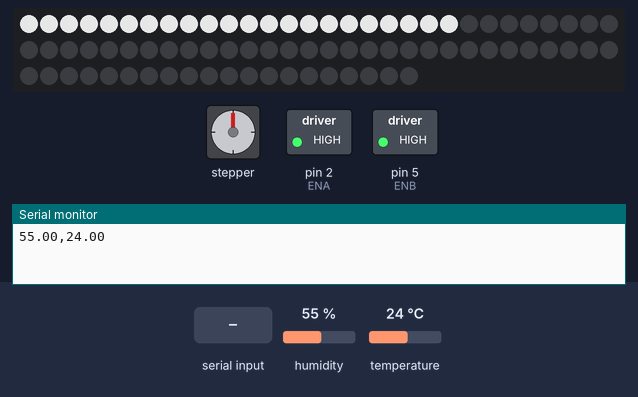
The sketch below on a simulated Arduino Uno, built with avr-gcc and run on an emulated ATmega328P. Parts: stepper motor, 80 RGB LEDs in strip order, left to right, continuing on the next row, switched loads named in the sketch (green lamp = pin HIGH), the last lines printed to the serial monitor. Wiring (inferred from the names in the program): stepper motor (200 steps per turn assumed): coils pin 3, pin 4, pin 6, pin 7. The inputs (shaded band) are chosen by the test bench; at power-on: humidity 55 %, temperature 24 °C. Dim RGB values are drawn brighter than linear.

Above: at 1.95 s.
2.0 s: "true,1\n" received over Serial
3.6 s: "true,150\n" received over Serial
At 6.24 s:
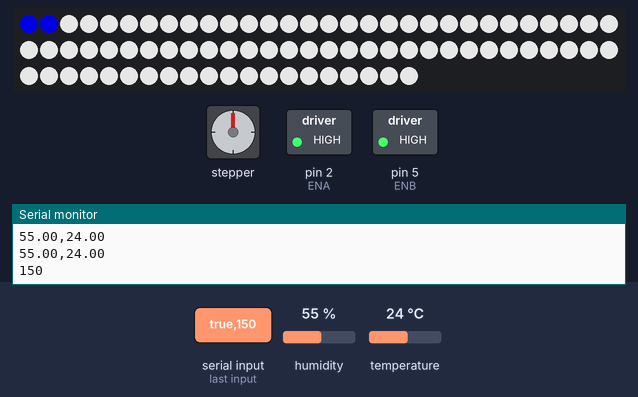
7.7 s: "true\n" received over Serial
At 11.8 s:
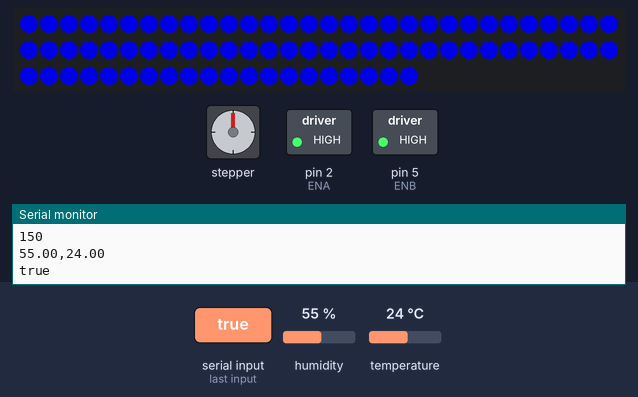

Measured:
- after the input at 3.6 s, the LEDs: first differ from a run without the input after 2.6 s (image 1 shows a later state)

The sketch:

sketch_dec14a.ino
```cpp
#include <DHT.h>
#include <Adafruit_NeoPixel.h>
#include <avr/power.h>

#define PIN 13
#define NUMPIXELS 80
#define BRIGHTNESS 180
Adafruit_NeoPixel strip = Adafruit_NeoPixel(NUMPIXELS, PIN, NEO_GRB + NEO_KHZ800);

#define DHTTYPE DHT11
#define DHTPIN 8
DHT dht(DHTPIN, DHTTYPE);

float h =0;
float t =0;
String string ="";
int colors[4];
String motor = "false";

int ENA=2;
int ENB=5;
int IN1=3;
int IN2=4;
int IN3=6;
int IN4=7;
int index = 0;

void setup() {
  Serial.begin(9600);
  Serial.setTimeout(60);

  dht.begin();
  colors[0] = 255;
  colors[1] = 255;
  colors[2] = 255;
  strip.setBrightness(BRIGHTNESS);
  strip.begin();
  strip.show();

  pinMode(ENA,OUTPUT);
  pinMode(ENB,OUTPUT);
  pinMode(IN1,OUTPUT);
  pinMode(IN2,OUTPUT);
  pinMode(IN3,OUTPUT);
  pinMode(IN4,OUTPUT);

  digitalWrite(ENA,HIGH);
  digitalWrite(ENB,HIGH);
}

void loop() {

  if(motor == "true"){
    stepMotor();
    index = index + 1;
    if(index > 10){
      tempData();
    }
  }
  else{
    tempData();
  }

  if(Serial.available()){
    String result = Serial.readStringUntil("\n");

    int nCount = 0;
    int nGetIndex = 0;
    String sTemp = "";
    String sCopy = result;
    while(true){
      nGetIndex = sCopy.indexOf(",");
      if(-1 != nGetIndex){
        sTemp = sCopy.substring(0, nGetIndex);
        colors[nCount] = sTemp.toInt();
        sCopy = sCopy.substring(nGetIndex + 1);
      }
      else{
        motor = sCopy;
        Serial.print(motor);
        break;
      }
      ++nCount;
    }
   delay(200);
   Serial.flush();
  }
  colorWipe(strip.Color(colors[0], colors[1], colors[2]), 50);
}

void tempData(){
  h = dht.readHumidity();
  delay(200);
  t = dht.readTemperature();
  delay(200);
  string = String(h) + "," + String(t);
  delay(200);
  Serial.println(string);
  delay(200);
  index = 0;
}

void colorWipe(uint32_t c, uint8_t wait){
  for(uint16_t i=0; i<strip.numPixels(); i++)
  {
    strip.setPixelColor(i,c);
    strip.show();
    delay(wait);
  }
}

void stepMotor(){
  digitalWrite(IN1,HIGH);
  digitalWrite(IN2,LOW);
  digitalWrite(IN3,HIGH);
  digitalWrite(IN4,LOW);
  delay(50);

  digitalWrite(IN1,HIGH);
  digitalWrite(IN2,LOW);
  digitalWrite(IN3,LOW);
  digitalWrite(IN4,HIGH);
  delay(50);

  digitalWrite(IN1,LOW);
  digitalWrite(IN2,HIGH);
  digitalWrite(IN3,LOW);
  digitalWrite(IN4,HIGH);
  delay(50);

  digitalWrite(IN1,LOW);
  digitalWrite(IN2,HIGH);
  digitalWrite(IN3,HIGH);
  digitalWrite(IN4,LOW);
  delay(50);
}
```
